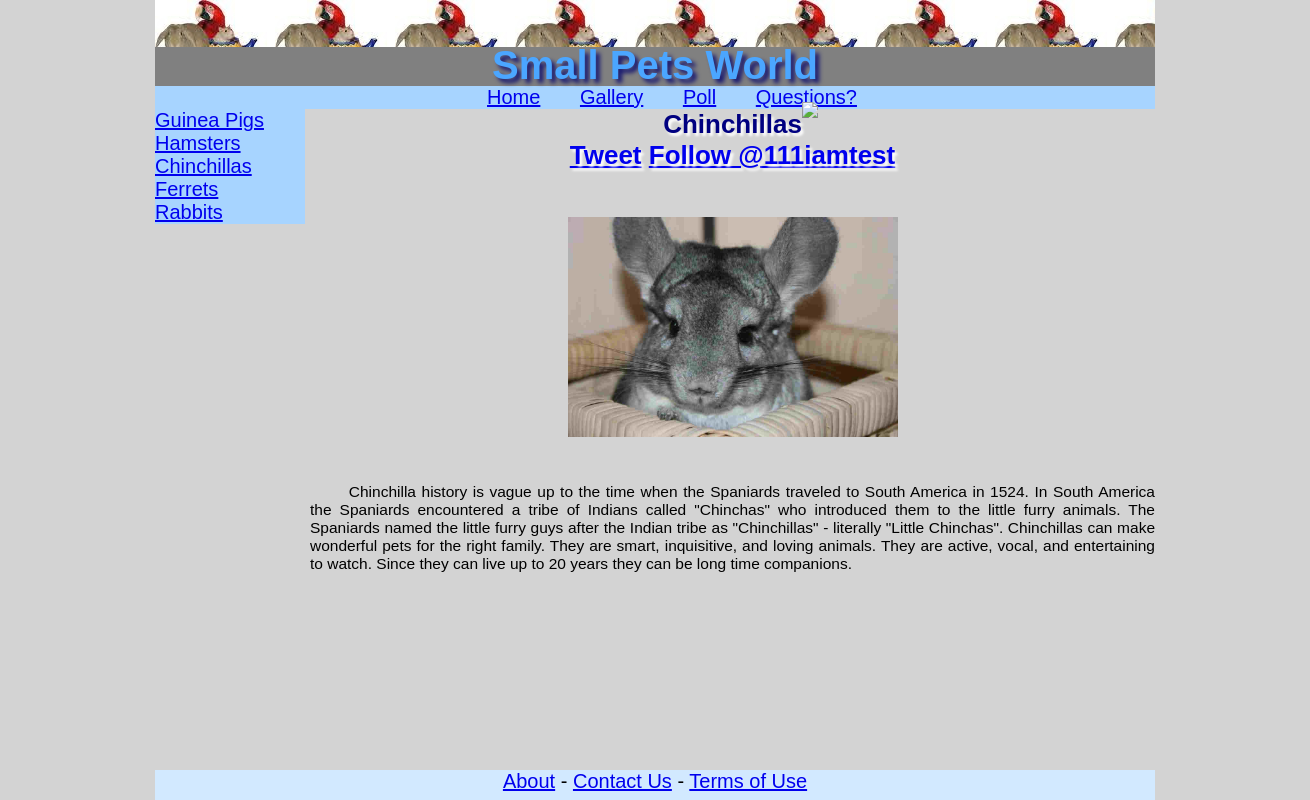
/chinchilla.php, run on the app's committed database.
### tables this page shows
CREATE TABLE IF NOT EXISTS `smallpets` (
  `Type` varchar(20) NOT NULL,
  `ImageUrl` varchar(300) NOT NULL,
  `ImageUrl2` varchar(300) NOT NULL,
  `Info` varchar(2000) NOT NULL,
  `Homecare` varchar(2000) NOT NULL,
  `Vetcare` varchar(2000) NOT NULL,
  `Illnesses` varchar(2000) NOT NULL,
  `Planning` varchar(2000) NOT NULL,
  PRIMARY KEY (`Type`)
);

### chinchilla.php (the view, shortened to what this page needs)
<?php
$action = (isset($_REQUEST['action'])&& $_REQUEST['action'] !=NULL)?$_REQUEST['action']:'';
if($action == 'ajax'){
	$link = mysql_connect("localhost","root","") or die("Couldn't make connection.");
	$db = mysql_select_db("Pets", $link) or die("Couldn't select database");
	$query = mysql_query("SELECT * FROM smallpets WHERE type = 'Chinchilla' ");
	$flag = 0;
while($row = mysql_fetch_array($query)){
		echo '         <br><h3 class = "space subtitle">' . 'Homecare' . '</h3>' . PHP_EOL;
		echo '         <p>' . $row['Homecare'] . '</p>' . PHP_EOL;
    echo '         <br><h3 class = "space subtitle">' . 'Vetcare' . '</h3>' . PHP_EOL;
		echo '         <p>' . $row['Vetcare'] . '</p>' . PHP_EOL;
    echo '         <br><h3 class = "space subtitle">' . 'Illnesses' . '</h3>' . PHP_EOL;
		echo '         <p>' . $row['Illnesses'] . '</p>' . PHP_EOL;
    echo '         <br><h3 class = "space subtitle">' . 'Planning' . '</h3>' . PHP_EOL;
		echo '         <p>' . $row['Planning'] . '</p>' . PHP_EOL;
}
} else{
?>
<!DOCTYPE html>
<html>
  <head>
	<?php
	$db = mysql_connect("localhost", "root");
	?>
    <link rel="stylesheet" type="text/css" href="style.css"/>
		    <link rel="stylesheet" type="text/css"
	href="http://ajax.googleapis.com/ajax/libs/jqueryui/1.10.0/themes/base/jquery-ui.css"/>
  </head>
  <body>
    <div id="container">
    <div id="header">
	  <h1><span></span></h1>
 	  <h1>Small Pets World</h1>
    </div>
	  <div id="navigationh">
	    <ul>
        <li><a href="index.php">Home</a></li>
        <li><a href="gallery.php">Gallery</a></li>
        <li><a href="poll.php">Poll</a></li>
        <li><a href="questions.php">Questions?</a></li>
	    </ul>
    </div>
    <div id="navigationv">
	    <ul>
        <li><a href="guineapig.php">Guinea Pigs</a></li>
        <li><a href="hamster.php">Hamsters</a></li>
        <li><a href="chinchilla.php">Chinchillas</a></li>
        <li><a href="ferret.php">Ferrets</a></li>
        <li><a href="rabbit.php">Rabbits</a></li>
	    </ul>
    </div>
    <div id="content">
      <h2 id="pagetitle">Chinchillas
      <br />
	<a href="https://twitter.com/share" class="twitter-share-button" id="twitter" data-lang="en">Tweet</a>
	<a href="https://twitter.com/111iamtest" class="twitter-follow-button" id="twitter" data-show-count="false" data-lang="en">Follow @111iamtest</a>
      <br />
      </h2>
	<?php
		$result = mysql_query("SELECT * FROM smallpets WHERE Type = 'Chinchilla'", $db);
		while($row = mysql_fetch_array($result)){
      echo '          <br><br><img class="petimage" src="' . $row['ImageUrl2'] . '" alt="Under Construction"/>';
		echo '<br><br><p class = "space">' . $row['Info'] . '</p>' . PHP_EOL;
		}
	?>
    </div>
		<div id="loader"><img src="loader.gif"></div>
	    <div id="pushdown"></div>
	    </div>
	    <div id="footer">
		    <a href="#">About</a> - <a href="questions.php">Contact Us</a> - <a href="#">Terms of Use</a>
		  </div>
	  </body>
	</html>
	<?php }?>

### style.css (style rules this page uses)
* { margin:0; padding:0; }
body { width:1000px; margin:auto; font-family:Arial, helvetica, Verdana, Sans-Serif; font-size:20px; background:lightgray; }
html, body { height:100%; }
h1 { height:43px; font-size:2em; font-style:bold; color:#4BA6FF; text-shadow: 0.1em 0.1em 0.1em midnightblue; }
p { text-indent:2.5em; font-size:0.775em; text-align:justify; }
.space { line-height: 0.3 em; }
#container { min-height:100%; margin-bottom:-30px; }
#header { background-color:gray; text-align:center; position: relative }
#header h1 span { background: url(pattern.jpg) repeat-x; display: block; width: 100%; height: 47px; position: absolute; }
#pagetitle { color:navy; text-shadow: white 0.1em 0.1em 0.1em; font-size:1.3em; text-align: center; }
#navigationh { background-color:#A7D4FF; }
#navigationh ul { text-align:center; }
#navigationh li { display:inline; padding-left:1.7em; }
#navigationv { float:left; background-color:#A7D4FF; width:150px; }
#navigationv li { list-style-type:none; }
#content { margin-left:155px; }
#pushdown { clear:both; height:30px; }
#footer { background-color:#D2E9FF; text-align:center; height:30px; }
img.petimage { display:block; margin-left:auto; margin-right:auto; width: 16.5em; height: 11em; }
#loader { position: absolute; text-align: center; top: 100px; width: 100%; display:none; }

### data on the page
smallpets: ImageUrl2 (picture), Info "Chinchilla history is vague up to the time when the Spaniards traveled to South America in 1524. In South America the Spaniards encountered a tribe of Indians called \"Chinchas\" who introduced them to the little furry animals. The Spaniards named the little furry guys after the Indian tribe as \"Chinchillas\" - literally \"Little Chinchas\". Chinchillas can make wonderful pets for the right family. They are smart, inquisitive, and loving animals. They are active, vocal, and entertaining to watch. Since they can live up to 20 years they can be long time companions."
